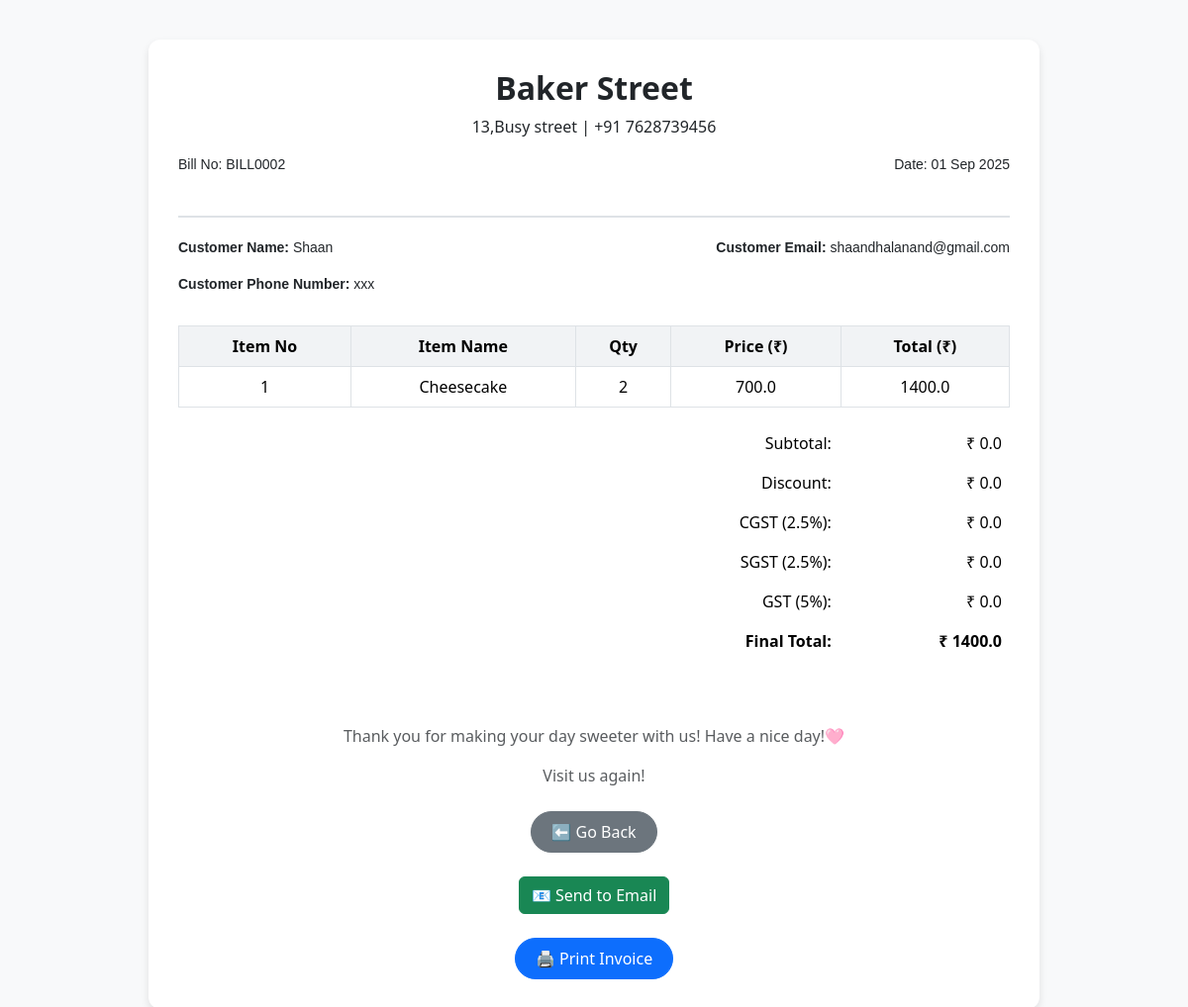
Screenshot of /invoice/2/ with the database file from the repository.
### billing/models.py (models this page shows, shortened)
class Bill(models.Model):
    customer = models.ForeignKey(Customer_details, on_delete=models.CASCADE, null=True, blank=True)
    invoice_number = models.CharField(max_length=20, unique=True, blank=True, null=True)
    date = models.DateTimeField(default=timezone.now)
    subtotal = models.FloatField(default=0)
    discount = models.FloatField(default=0)
    cgst = models.FloatField(default=0)
    sgst = models.FloatField(default=0)
    gst = models.FloatField(default=0)
    total = models.FloatField(default=0)

class Customer_details(models.Model):
    name = models.CharField(max_length=200)
    phone = models.CharField(max_length=15)
    email = models.EmailField()

class BillItem(models.Model):
    bill = models.ForeignKey(Bill, on_delete=models.CASCADE, related_name="items")
    item_name = models.CharField(max_length=200)
    quantity = models.IntegerField()
    price = models.FloatField()
    total = models.FloatField()

### billing/views.py (the view)
# urls.py: path("invoice/<int:bill_id>/", views.invoice_preview, name="invoice_preview"),
def invoice_preview(request, bill_id):
    bill = get_object_or_404(Bill, id=bill_id)
    items = bill.items.all()
    return render(request, "billing/invoice.html", {
        "bill": bill,
        "items": items,
        "gst": bill.gst,
        "final_amount": bill.total,
    })

### billing/templates/billing/invoice.html (shortened to what this page needs)
<!DOCTYPE html>
<html lang="en">
<head>
  <link href="https://cdn.jsdelivr.net/npm/bootstrap@5.3.2/dist/css/bootstrap.min.css" rel="stylesheet">
</head>
<body>
  <div class="container">
    <div class="invoice-box">
      <div class="invoice-header text-center">
        <h2 class="fw-bold">Baker Street</h2>
        <p>13,Busy street | +91 7628739456</p>
        <div style="display: flex; justify-content: space-between; align-items: flex-start; margin-bottom: 15px; font-family: Arial, sans-serif; font-size: 14px;">
        <p>Bill No: {{bill.invoice_number}}</p>
        <p>Date: {{ bill.date|date:"d M Y" }}</p>
        </div>
      </div>
<div style="display: flex; justify-content: space-between; align-items: flex-start; margin-bottom: 15px; font-family: Arial, sans-serif; font-size: 14px;">
    <div>
        <p><strong>Customer Name:</strong> {{bill.customer.name}}</p>
        <p><strong>Customer Phone Number:</strong> {{bill.customer.phone|default:"xxx"}}</p>
    </div>
    <div>
        <p><strong>Customer Email:</strong> {{bill.customer.email}}</p>
    </div>
</div>
      <table class="table table-bordered align-middle text-center">
        <thead>
          <tr>
            <th>Item No</th>
            <th>Item Name</th>
            <th>Qty</th>
            <th>Price (₹)</th>
            <th>Total (₹)</th>
          </tr>
        </thead>
        <tbody>
          {% for item in items %}
          <tr>
            <td>{{forloop.counter}}</td>
            <td>{{ item.item_name }}</td>
            <td>{{ item.quantity }}</td>
            <td>{{ item.price }}</td>
            <td>{{ item.total }}</td>
          </tr>
          {% endfor %}
        </tbody>
      </table>
        <div class="row">
          <div class="col-md-6"></div>
          <div class="col-md-6">
            <table class="table table-borderless">
              <tr>
                <td class="text-end">Subtotal:</td>
                <td class="text-end">₹ {{ bill.subtotal }}</td>
              </tr>
              <tr>
                <td class="text-end">Discount:</td>
                <td class="text-end">₹ {{ bill.discount }}</td>
              </tr>
              <tr>
                <td class="text-end">CGST (2.5%):</td>
                <td class="text-end">₹ {{ bill.cgst }}</td>
              </tr>
              <tr>
                <td class="text-end">SGST (2.5%):</td>
                <td class="text-end">₹ {{ bill.sgst }}</td>
              </tr>
              <tr>
                <td class="text-end">GST (5%):</td>
                <td class="text-end">₹ {{ bill.gst }}</td>
              </tr>
              <tr class="totals">
                <td class="text-end">Final Total:</td>
                <td class="text-end">₹ {{ bill.total }}</td>
              </tr>
            </table>
          </div>
        </div>
        <div class="text-center mt-5">
        <p class="text-muted">Thank you for making your day sweeter with us!  Have a nice day!🩷 </p>
        <p class="text-muted">Visit us again!</p>
      <div class="text-center mt-4 noprint">
        <a href="{% url 'home' %}" class="btn btn-secondary btn-custom">⬅ Go Back</a>
      </div>
      <div class="text-center mt-4 noprint">
         <a href="{% url 'send_bill_email' bill.id %}" class="btn btn-success">📧 Send to Email</a>
      </div>
      <div class="text-center mt-4 noprint">
          <button onclick="window.print()" class="btn btn-primary btn-custom">🖨 Print Invoice</button>
      </div>
      </div>
    </div>
  </div>
</body>
</html>

### billing/templates/billing/invoice.html (style rules this page uses)
body { background-color: #f8f9fa; }
.invoice-box { background: #fff; border-radius: 12px; box-shadow: 0 4px 8px rgba(0,0,0,0.1); padding: 30px; margin: 40px auto; max-width: 900px; }
.invoice-header { border-bottom: 2px solid #dee2e6; margin-bottom: 20px; padding-bottom: 10px; }
.table th { background-color: #f1f3f5; }
.totals { font-weight: bold; }
.btn-custom { border-radius: 30px; padding: 8px 20px; }

### rows the page displays
Bill: invoice_number "BILL0002", date "01 Sep 2025", customer.name "Shaan", customer.phone "xxx", customer.email "shaandhalanand@gmail.com", subtotal "0.0", discount "0.0", cgst "0.0", sgst "0.0", gst "0.0", total "1400.0"
BillItem: item_name "Cheesecake", quantity "2", price "700.0", total "1400.0"
